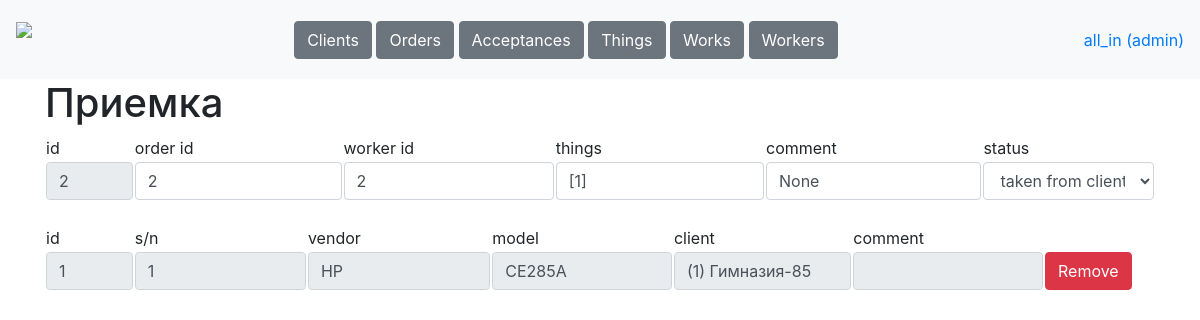
Before: /tables/acceptances/2 (signed in) with the older database file.
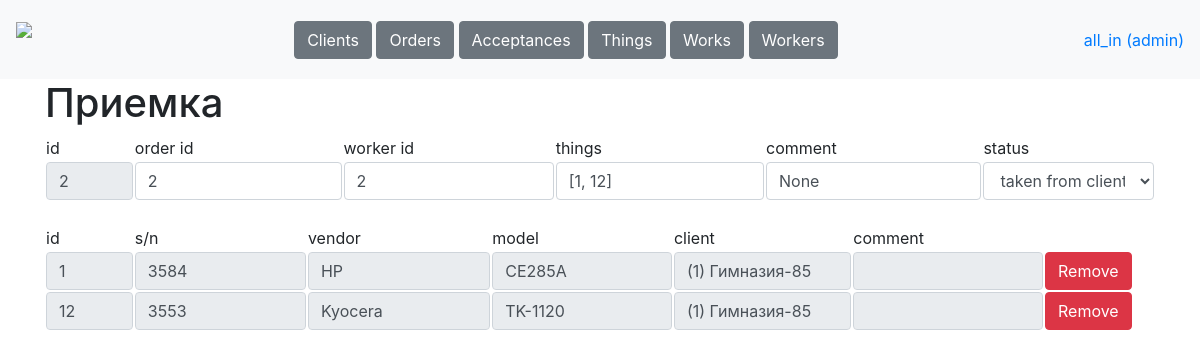
After: the same page with the newer database file.
### data/tables.py (models this page shows)
class Worker(db_session.SqlAlchemyBase, SerializerMixin):
    __tablename__ = 'workers'
    id = Column(sqlalchemy.Integer, primary_key=True, autoincrement=True)
    username = Column(sqlalchemy.String, nullable=True)
    name = Column(sqlalchemy.String, nullable=True)
    password = Column(sqlalchemy.String, nullable=True)
    role = Column(sqlalchemy.String, nullable=True)
    phone = Column(sqlalchemy.String, nullable=True)
    comment = Column(sqlalchemy.String, nullable=True)

class Acceptance(db_session.SqlAlchemyBase, SerializerMixin):
    __tablename__ = 'acceptances'
    id = Column(sqlalchemy.Integer, primary_key=True, autoincrement=True)
    order_id = Column(sqlalchemy.Integer, sqlalchemy.ForeignKey('orders.id'))
    worker_id = Column(sqlalchemy.Integer, sqlalchemy.ForeignKey('workers.id'))
    things =  Column(sqlalchemy.String, default='[]', nullable=True)
    comment = Column(sqlalchemy.String, nullable=True)
    status =  Column(sqlalchemy.String, nullable=True)
    order = orm.relationship('Order')
    worker = orm.relationship('Worker')

class Thing(db_session.SqlAlchemyBase, SerializerMixin):
    __tablename__ = 'things'
    id = Column(sqlalchemy.Integer, primary_key=True, autoincrement=True)
    sn =  Column(sqlalchemy.String, nullable=True)
    vendor = Column(sqlalchemy.String, nullable=True)
    model = Column(sqlalchemy.String, nullable=True)
    client_id = Column(sqlalchemy.Integer, sqlalchemy.ForeignKey('clients.id'))
    comment = Column(sqlalchemy.String, nullable=True)
    client = orm.relationship('Client')

class Client(db_session.SqlAlchemyBase, SerializerMixin):
    __tablename__ = 'clients'
    id = Column(sqlalchemy.Integer, primary_key=True, autoincrement=True)
    name = Column(sqlalchemy.String, nullable=True)
    address = Column(sqlalchemy.String, nullable=True)
    phone = Column(sqlalchemy.String, nullable=True)
    comment = Column(sqlalchemy.String, nullable=True)

### main.py (the view)
@app.route('/tables/acceptances/<int:acceptance_id>', methods=['GET', 'POST'])
def acceptance(acceptance_id):
    username = request.cookies.get('user')
    if not username:
        return redirect('/login')
    user = stuff.get_user(username)
    if request.method == 'GET':
        data = stuff.get_entry('acceptances', acceptance_id)
        things = stuff.get_table('things').filter(Thing.id.in_(loads(data.things)))
        resp = make_response(render_template('acceptance.html', user=user,
                                             acceptance=data, things=things))
        resp.set_cookie('acceptance', str(acceptance_id))
        return resp
    elif request.method == 'POST':
        stuff.update_entry('acceptances', request.form)
        return redirect(f'/tables/acceptances/{acceptance_id}')

### data/db_session.py (called while the page is built)
def create_session() -> Session:
    global __factory
    return __factory()

### stuff.py (called while the page is built)
def get_user(username):
    db_sess = db_session.create_session()
    worker = db_sess.query(Worker).filter(Worker.username == username).first()
    db_sess.close()
    return worker

def get_table(table, sort='id', reverse=0):
    db_sess = db_session.create_session()
    if table == 'clients':
        return db_sess.query(Client)
    elif table == 'orders':
        return db_sess.query(Order)
    elif table == 'acceptances':
        return db_sess.query(Acceptance)
    elif table == 'things':
        return db_sess.query(Thing)
    elif table == 'works':
        return db_sess.query(Work)
    elif table == 'workers':
        return db_sess.query(Worker)
    db_sess.close()

def get_entry(table, id):
    db_sess = db_session.create_session()
    if table == 'clients':
        return db_sess.query(Client).filter(Client.id == id).first()
    elif table == 'orders':
        entry = db_sess.query(Order).filter(Order.id == id).first()[::]
        entry[1] = db_sess.query(Client).filter(Client.id == entry[1]).first().name
        return entry
    elif table == 'acceptances':
        return db_sess.query(Acceptance).filter(Acceptance.id == id).first()
    elif table == 'things':
        return db_sess.query(Thing).filter(Thing.id == id).first()
    elif table == 'works':
        return db_sess.query(Work).filter(Work.id == id).first()
    elif table == 'workers':
        return db_sess.query(Worker).filter(Worker.id == id).first()
    db_sess.close()

### templates/acceptance.html
{% extends "base.html"%}
{% block content %}
<h1>Приемка</h1>
<form method="post">
<table>
    <tr>
        <td width="8%">id</td>
        <td>order id</td>
        <td>worker id</td>
        <td>things</td>
        <td>comment</td>
        <td>status</td>
    </tr>
    <tr>
        <td width="8%"><input class="form-control" value="{{acceptance.id}}" name="id" readonly></td>
        <td><input class="form-control" value="{{acceptance.order_id}}" name="order"></td>
        <td><input class="form-control" value="{{acceptance.worker_id}}" name="worker" ></td>
        <td><input class="form-control" value="{{acceptance.things}}"></td>
        <td><input class="form-control" value="{{acceptance.comment}}" name="comment"></td>
        <td><select class="form-control" name="status">
            {% for status in ['taken from client', 'delivered to the worker', 'in process', 'work completed', 'taken from worker', 'delivered to the client'] %}
            {% if status == acceptance.status %}
            <option selected>{{status}}</option>
            {% else %}
            <option>{{status}}</option>
            {% endif %}
            {% endfor %}
        </select></td>
    </tr>
</table>
</form><br>
<table>
    <tr>
        <td width="8%">id</td>
        <td>s/n</td>
        <td>vendor</td>
        <td>model</td>
        <td>client</td>
        <td>comment</td>
        <td width="10%"></td>
    </tr>
    {% for item in things %}
    <tr>
        <td width="8%"><a href="/tables/things/{{item.id}}"><input class="form-control" value="{{item.id}}" readonly></a></td>
        <td><input class="form-control" value="{{item.sn}}" readonly></td>
        <td><input class="form-control" value="{{item.vendor}}" readonly></td>
        <td><input class="form-control" value="{{item.model}}" readonly></td>
        <td><input class="form-control" value="({{item.client_id}}) {{item.client.name}}" readonly></td>
        <td><input class="form-control" value="{{item.comment}}" readonly></td>
        <td width="10%"><a class="btn btn-danger" href="/tables/acceptances/{{acceptance.id}}/remove_thing/{{item.id}}" role="button">Remove</a></td>
    </tr>
    {% endfor %}
</table>
{% endblock %}

### templates/base.html (shortened to what this page needs)
<!doctype html>
<html>
<head>
    <link rel="stylesheet"
          href="https://stackpath.bootstrapcdn.com/bootstrap/4.4.1/css/bootstrap.min.css"
>
    <link rel="stylesheet" href="static/css/style.css" />
</head>
<body>
<header>
    <nav class="navbar navbar-light bg-light">
        <a class="navbar-brand" style="height: 63px;" href="/dashboard"><img height="63px" src="/static/icons/logo.png"></a>
        <div>
            {% if user.role == "manager" %}
                <a class="btn btn-secondary" href="/tables/clients" role="button">Clients</a>
                <a class="btn btn-secondary" href="/tables/orders" role="button">Orders</a>
            {% elif user.role == "worker" %}
                <a class="btn btn-secondary" href="/tables/acceptances" role="button">Acceptances</a>
                <a class="btn btn-secondary" href="/tables/works" role="button">Works</a>
            {% else %}
                <a class="btn btn-secondary" href="/tables/clients" role="button">Clients</a>
                <a class="btn btn-secondary" href="/tables/orders" role="button">Orders</a>
                <a class="btn btn-secondary" href="/tables/acceptances" role="button">Acceptances</a>
                <a class="btn btn-secondary" href="/tables/things" role="button">Things</a>
                <a class="btn btn-secondary" href="/tables/works" role="button">Works</a>
                <a class="btn btn-secondary" href="/tables/workers" role="button">Workers</a>
            {% endif %}
        </div>
        <a href="/login">{{user.role}} ({{user.name}})</a>
    </nav>
</header>
<main role="main" class="container">
    {% block content %}{% endblock %}
</main>
</body>
</html>

Changed rows visible on the page:
changed Acceptance "None": things "[1]" → "[1, 12]"
changed Thing "HP": sn "1" → "3584"
added Thing: id "12", sn "3553", vendor "Kyocera", model "TK-1120", client_id "(1) Гимназия-85"
